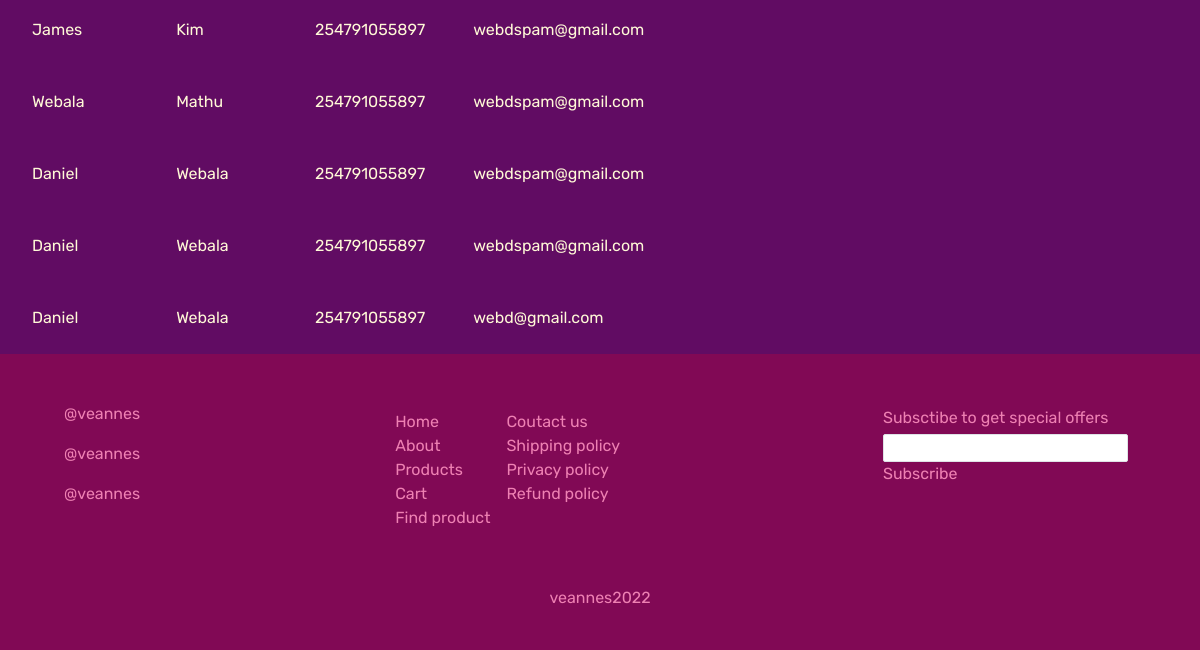
Before: /dashboard/customers (lower part) with the older database file.
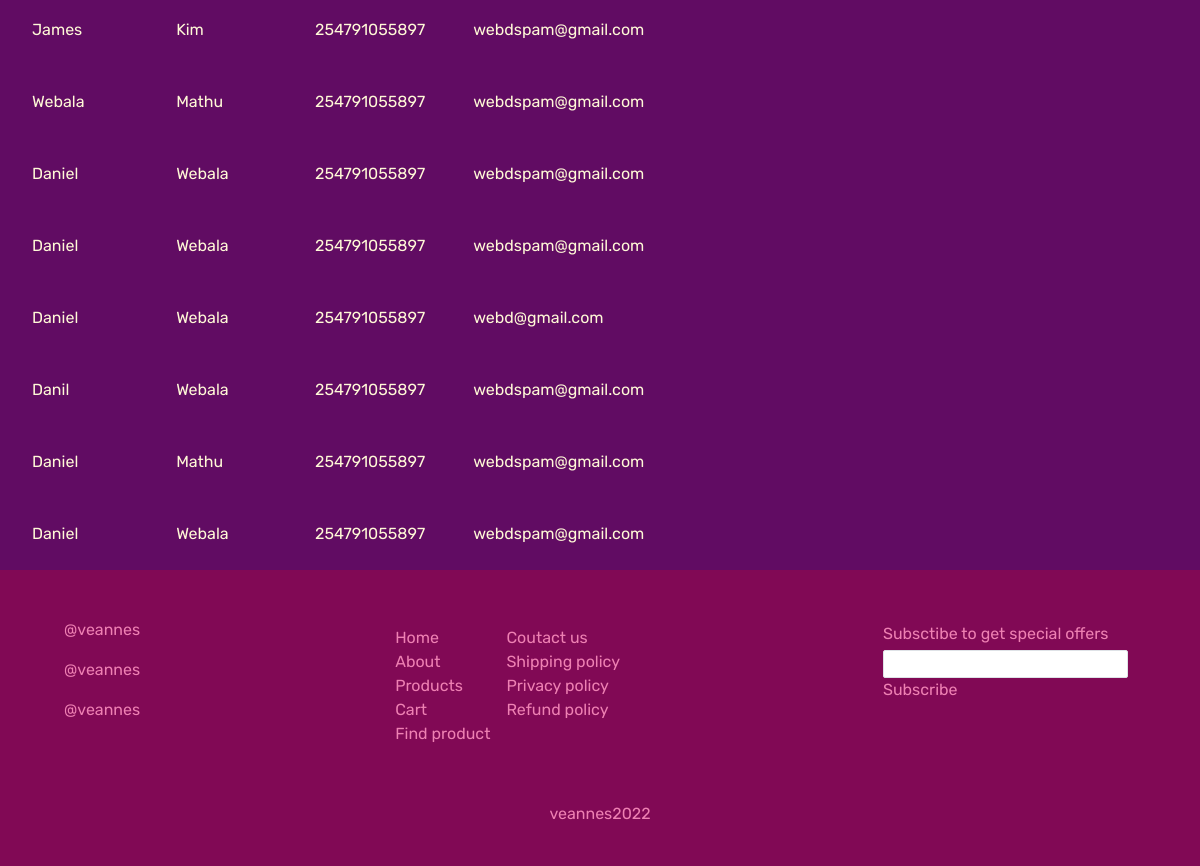
After: the same page with the newer database file.
### shop/models.py (models this page shows, shortened)
class Customer(models.Model):
    first_name = models.CharField(max_length=20)
    last_name = models.CharField(max_length=20)
    email = models.EmailField()
    phone = models.CharField(max_length=12)

### dashboard/views.py (the view)
# urls.py: path('customers', CustomersView.as_view(), name='customers'),
class CustomersView(ListView):
    model = Customer
    template_name = 'dash/customers.html'
    fields = ['first_name', 'last_name', 'phone', 'email']
    context_object_name: str = 'customers'

### dashboard/templates/dash/customers.html (shortened to what this page needs)
{% extends 'base.html' %}
{% block content %}
<div class="customers flex flex-col px-2">
    <div class="flex flex-col items-start mt-20">
        <div class="mt-20">
            <table class="table-auto">
                <tbody>
                    {% for customer in customers %}
                    <tr>
                        <td class="py-4 px-6 ">
                            {{customer.first_name}}
                        </td>
                        <td class="py-4 px-6 ">
                            {{customer.last_name}}
                        </td>
                        <td class="py-4 px-6 ">
                            {{customer.phone}}
                        </td>
                        <td class="py-4 px-6 ">
                            {{customer.email}}
                        </td>
                        <td class="py-4 px-6 ">
                        </td>
                    </tr>
                    {% endfor %}
                </tbody>
            </table>
        </div>
    </div>
</div>
{% endblock %}

Changed rows visible on the page:
added Customer: first_name "Danil", last_name "Webala", phone "254791055897", email "webdspam@gmail.com"
added Customer: first_name "Daniel", last_name "Mathu", phone "254791055897", email "webdspam@gmail.com"
added Customer: first_name "Daniel", last_name "Webala", phone "254791055897", email "webdspam@gmail.com"
